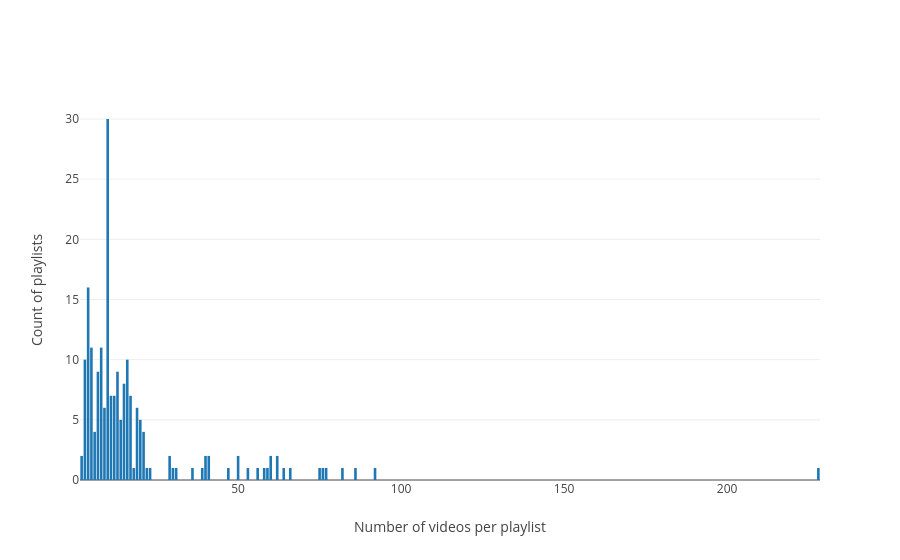

Notebook code for this chart:
### Code cell
fig = go.Figure()
fig.add_bar(x=vevo_playlists['contentDetails.itemCount'].value_counts().index,
            y=vevo_playlists['contentDetails.itemCount'].value_counts().values)

fig.layout.template = 'none'
fig.layout.xaxis.title = 'Number of videos per playlist'
fig.layout.yaxis.title = 'Count of playlists'
fig

### Figure 1 — Plotly figure (JSON) as saved in the notebook; plotly's stock layout.template omitted (floating-point values rounded to 4 significant figures)
{"data": [{"type": "bar", "x": [10, 4, 8, 5, 16, 3, 13, 7, 15, 11, 17, 12, 19, 9, 20, 14, 21, 6, 40, 2, 50, 29, 41, 62, 60, 22, 228, 18, 76, 77, 82, 56, 75, 64, 30, 59, 86, 66, 31, 58, 47, 36, 39, 53, 23, 92], "y": [30, 16, 11, 11, 10, 10, 9, 9, 8, 7, 7, 7, 6, 6, 5, 5, 4, 4, 2, 2, 2, 2, 2, 2, 2, 1, 1, 1, 1, 1, 1, 1, 1, 1, 1, 1, 1, 1, 1, 1, 1, 1, 1, 1, 1, 1]}], "layout": {"xaxis": {"title": {"text": "Number of videos per playlist"}}, "yaxis": {"title": {"text": "Count of playlists"}}}}
